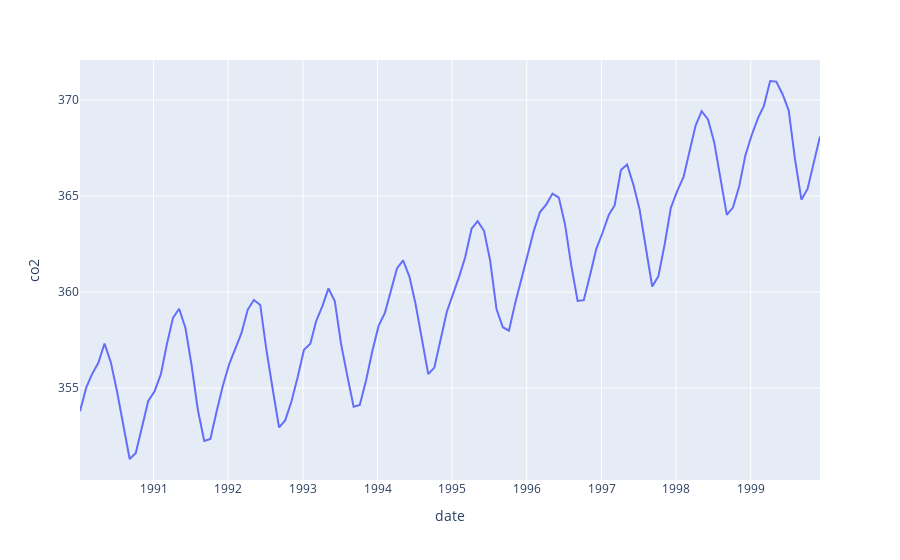

The cell this chart's notebook holds for it:
### Code cell
Ninties = Climate["1990-01-01":"1999-12-31"]
fig = px.line(data_frame = Ninties, x = Ninties.index, y='co2')
fig.show()
